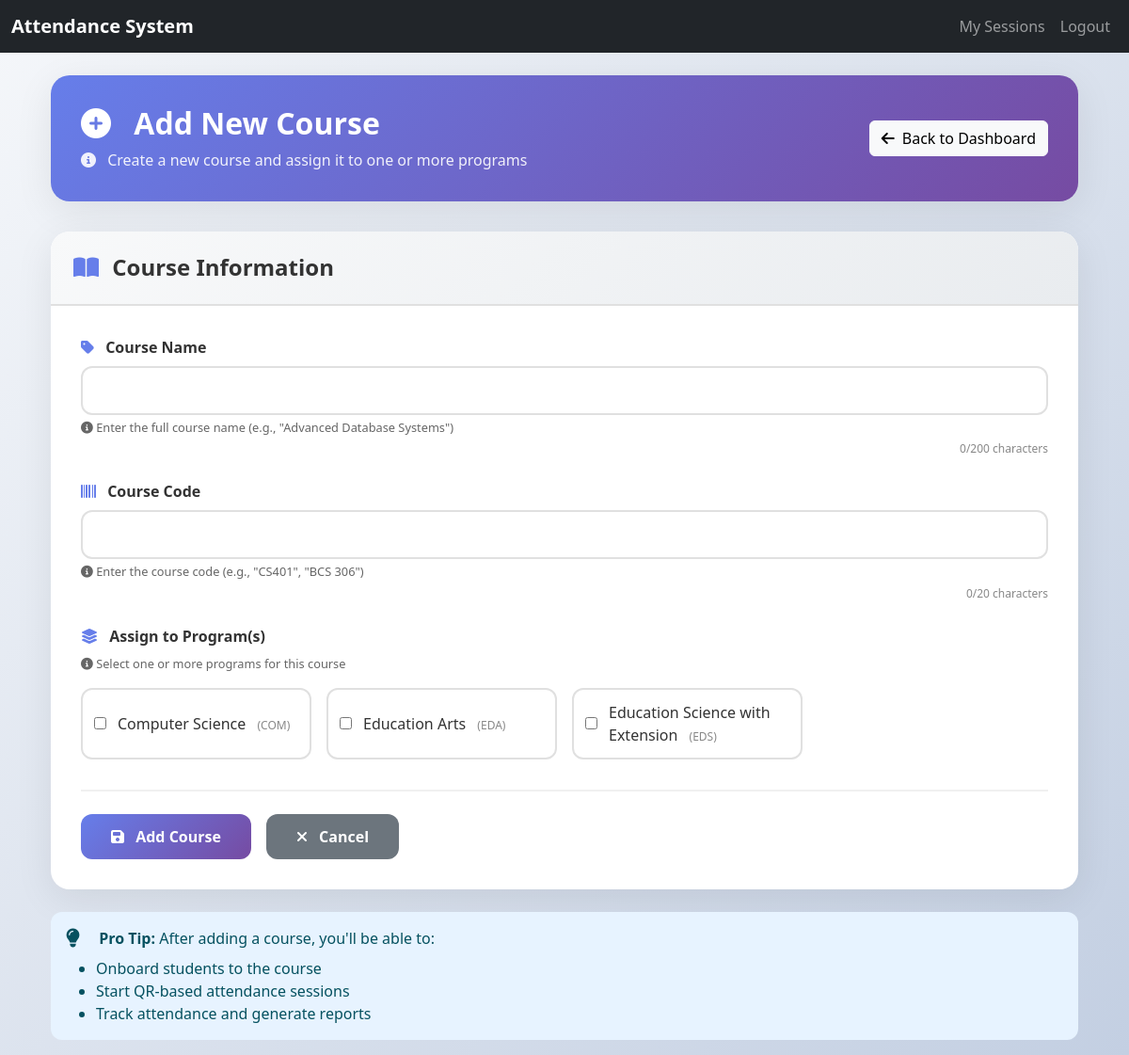
The page /lecturer/add-course/ (signed in) on the database its author committed.
### UserLogin/models.py (models this page shows, shortened)
class Program(models.Model):
    name = models.CharField(max_length=100)
    code = models.CharField(max_length=20, unique=True)

### UserLogin/decorators.py (the view)
    def wrapper(request, *args, **kwargs):
        if not request.user.is_authenticated or request.user.role != 'lecturer':
            return redirect('landing')
        return view_func(request, *args, **kwargs)

### LecturerDashboard/views.py
class CourseForm(forms.ModelForm):
    programs = forms.ModelMultipleChoiceField(
        queryset=Program.objects.all(),
        widget=forms.CheckboxSelectMultiple,
        required=True,
        label="Link Course to Program(s)"
    )
    class Meta:
        model = Course
        fields = ['name', 'code', 'programs']

### LecturerDashboard/views.py (called while the page is built)
@lecturer_required
def add_course(request):
    if request.method == 'POST':
        form = CourseForm(request.POST)
        if form.is_valid():
            course = form.save(commit=False)
            course.save()
            form.save_m2m()
            messages.success(request, f"Course '{course.name}' added successfully!")
            return redirect('lecturer_dashboard')
        else:
            messages.error(request, "There was a problem adding the course. Please check the form.")
    else:
        form = CourseForm()
    return render(request, 'LecturerDashboard/add_course.html', {'form': form})

### LecturerDashboard/templates/LecturerDashboard/add_course.html (shortened to what this page needs)
{% extends 'base.html' %}
{% load static %}
{% block content %}
<div class="container mt-4 fade-in">
  <div class="page-header">
    <div class="row align-items-center">
      <div class="col-md-8">
        <h2>
          <i class="fas fa-plus-circle me-3"></i>
          Add New Course
        </h2>
        <p>
          <i class="fas fa-info-circle me-2"></i>
          Create a new course and assign it to one or more programs
        </p>
      </div>
      <div class="col-md-4 text-md-end mt-3 mt-md-0">
        <a href="{% url 'lecturer_dashboard' %}" class="btn btn-light">
          <i class="fas fa-arrow-left me-2"></i>Back to Dashboard
        </a>
      </div>
    </div>
  </div>
  <div class="form-card">
    <div class="form-card-header">
      <h4>
        <i class="fas fa-book-open"></i>
        Course Information
      </h4>
    </div>
    <div class="form-card-body">
      <form method="post" id="addCourseForm">
        <div class="form-group">
          <label for="{{ form.name.id_for_label }}">
            <i class="fas fa-tag"></i>
            Course Name
          </label>
          {{ form.name }}
          <div class="help-text">
            <i class="fas fa-info-circle"></i>
            Enter the full course name (e.g., "Advanced Database Systems")
          </div>
          <div class="char-counter" id="nameCounter">0/200 characters</div>
        </div>
        <div class="form-group">
          <label for="{{ form.code.id_for_label }}">
            <i class="fas fa-barcode"></i>
            Course Code
          </label>
          {{ form.code }}
          <div class="help-text">
            <i class="fas fa-info-circle"></i>
            Enter the course code (e.g., "CS401", "BCS 306")
          </div>
          <div class="char-counter" id="codeCounter">0/20 characters</div>
        </div>
        <div class="form-group">
          <label>
            <i class="fas fa-layer-group"></i>
            Assign to Program(s)
          </label>
          <div class="help-text mb-3">
            <i class="fas fa-info-circle"></i>
            Select one or more programs for this course
          </div>
          <div class="programs-grid">
            {% for program in form.programs.field.queryset %}
              <div class="program-checkbox">
                <input type="checkbox"
                       name="programs"
                       value="{{ program.id }}"
                       id="program_{{ program.id }}"
                       {% if program.id in form.programs.value %}checked{% endif %}>
                <label for="program_{{ program.id }}">
                  {{ program.name }}
                  <span class="program-code">({{ program.code }})</span>
                </label>
              </div>
            {% empty %}
              <div class="help-text">
                <i class="fas fa-exclamation-triangle"></i>
                No programs available. Please contact administrator.
              </div>
            {% endfor %}
          </div>
        </div>
        <div class="form-actions">
          <button type="submit" class="btn-primary-custom" id="submitBtn">
            <i class="fas fa-save me-2"></i>
            Add Course
          </button>
          <a href="{% url 'lecturer_dashboard' %}" class="btn-secondary-custom">
            <i class="fas fa-times me-2"></i>
            Cancel
          </a>
        </div>
      </form>
    </div>
  </div>
  <div class="row mt-4">
    <div class="col-12">
      <div class="alert alert-info" style="background: #e7f3ff; border: none; border-radius: 12px;">
        <i class="fas fa-lightbulb fa-lg me-3"></i>
        <strong>Pro Tip:</strong> After adding a course, you'll be able to:
        <ul class="mt-2 mb-0">
          <li>Onboard students to the course</li>
          <li>Start QR-based attendance sessions</li>
          <li>Track attendance and generate reports</li>
        </ul>
      </div>
    </div>
  </div>
</div>
{% endblock %}

### LecturerDashboard/templates/LecturerDashboard/add_course.html (style rules this page uses)
:root { --primary-gradient: linear-gradient(135deg, #667eea 0%, #764ba2 100%); --card-shadow: 0 10px 40px rgba(0, 0, 0, 0.08); --card-hover-shadow: 0 20px 60px rgba(0, 0, 0, 0.12); --transition: all 0.3s ease; }
body { background: linear-gradient(135deg, #f5f7fa 0%, #c3cfe2 100%); min-height: 100vh; }
.page-header { background: var(--primary-gradient); border-radius: 20px; padding: 2rem; margin-bottom: 2rem; color: white; box-shadow: var(--card-shadow); }
.page-header h2 { font-size: 2rem; font-weight: 700; margin-bottom: 0.5rem; }
.page-header p { opacity: 0.9; margin-bottom: 0; }
.form-card { background: white; border-radius: 20px; box-shadow: var(--card-shadow); overflow: hidden; transition: var(--transition); }
.form-card-header { background: linear-gradient(135deg, #f8f9fa 0%, #e9ecef 100%); padding: 1.5rem; border-bottom: 2px solid #e0e0e0; }
.form-card-header h4 { margin: 0; color: #333; font-weight: 600; }
.form-card-header h4 i { color: #667eea; margin-right: 0.5rem; }
.form-card-body { padding: 2rem; }
.form-group { margin-bottom: 1.5rem; }
.form-group label { font-weight: 600; color: #333; margin-bottom: 0.5rem; display: block; }
.form-group label i { color: #667eea; margin-right: 0.5rem; }
.form-group input, .form-group select, .form-group textarea { width: 100%; padding: 0.75rem 1rem; border: 2px solid #e0e0e0; border-radius: 12px; font-size: 1rem; transition: var(--transition); background: white; }
.help-text { font-size: 0.8rem; color: #666; margin-top: 0.25rem; }
.programs-grid { display: grid; grid-template-columns: repeat(auto-fill, minmax(200px, 1fr)); gap: 1rem; margin-top: 0.5rem; }
.program-checkbox { display: flex; align-items: center; padding: 0.75rem; border: 2px solid #e0e0e0; border-radius: 12px; transition: var(--transition); cursor: pointer; background: white; }
.program-checkbox input { width: auto; margin-right: 0.75rem; cursor: pointer; accent-color: #667eea; }
.program-checkbox label { margin: 0; cursor: pointer; font-weight: normal; flex: 1; }
.program-checkbox .program-code { font-size: 0.75rem; color: #888; margin-left: 0.5rem; }
.form-actions { display: flex; gap: 1rem; margin-top: 2rem; padding-top: 1.5rem; border-top: 2px solid #f0f0f0; }
.btn-primary-custom { background: var(--primary-gradient); color: white; border: none; padding: 0.75rem 2rem; border-radius: 12px; font-weight: 600; transition: var(--transition); cursor: pointer; }
.btn-secondary-custom { background: #6c757d; color: white; border: none; padding: 0.75rem 2rem; border-radius: 12px; font-weight: 600; transition: var(--transition); text-decoration: none; display: inline-block; text-align: center; }
.fade-in { animation: fadeIn 0.5s ease-in; }
.char-counter { font-size: 0.75rem; color: #888; text-align: right; margin-top: 0.25rem; }

### rows shown on the page
Program: name "Computer Science", code "COM"
Program: name "Education Arts", code "EDA"
Program: name "Education Science with Extension", code "EDS"
